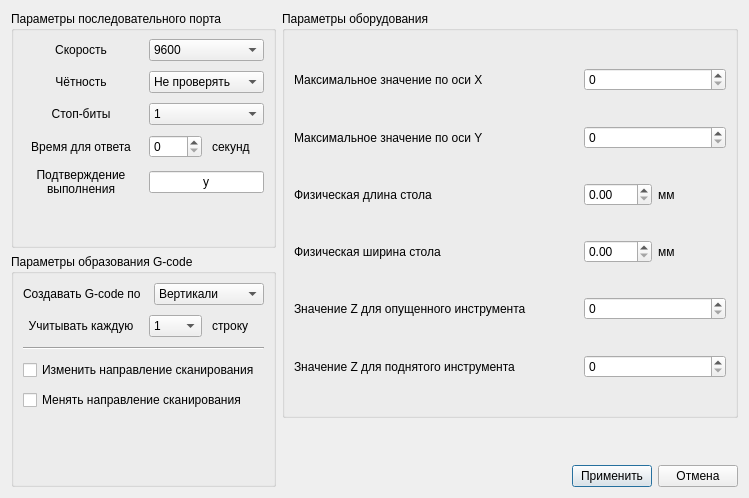
<?xml version="1.0" encoding="UTF-8"?>
<ui version="4.0">
 <class>Settings</class>
 <widget class="QDialog" name="Settings">
  <property name="geometry">
   <rect>
    <x>0</x>
    <y>0</y>
    <width>749</width>
    <height>498</height>
   </rect>
  </property>
  <property name="minimumSize">
   <size>
    <width>600</width>
    <height>450</height>
   </size>
  </property>
  <property name="windowTitle">
   <string>Установки</string>
  </property>
  <layout class="QHBoxLayout" name="horizontalLayout_11" stretch="1,2">
   <item>
    <layout class="QVBoxLayout" name="verticalLayout_5" stretch="1,1">
     <item>
      <widget class="QGroupBox" name="groupBox">
       <property name="title">
        <string>Параметры последовательного порта</string>
       </property>
       <layout class="QVBoxLayout" name="verticalLayout">
        <property name="spacing">
         <number>10</number>
        </property>
        <property name="topMargin">
         <number>8</number>
        </property>
        <item>
         <layout class="QHBoxLayout" name="horizontalLayout_2">
          <item>
           <widget class="QLabel" name="label">
            <property name="text">
             <string>Скорость</string>
            </property>
            <property name="alignment">
             <set>Qt::AlignCenter</set>
            </property>
           </widget>
          </item>
          <item>
           <widget class="QComboBox" name="comboBox">
            <property name="sizePolicy">
             <sizepolicy hsizetype="Preferred" vsizetype="Fixed">
              <horstretch>0</horstretch>
              <verstretch>0</verstretch>
             </sizepolicy>
            </property>
            <item>
             <property name="text">
              <string>9600</string>
             </property>
            </item>
            <item>
             <property name="text">
              <string>4800</string>
             </property>
            </item>
            <item>
             <property name="text">
              <string>2400</string>
             </property>
            </item>
            <item>
             <property name="text">
              <string>1200</string>
             </property>
            </item>
           </widget>
          </item>
         </layout>
        </item>
        <item>
         <layout class="QHBoxLayout" name="horizontalLayout">
          <item>
           <widget class="QLabel" name="label_2">
            <property name="text">
             <string>Чётность</string>
            </property>
            <property name="alignment">
             <set>Qt::AlignCenter</set>
            </property>
           </widget>
          </item>
          <item>
           <widget class="QComboBox" name="comboBox_2">
            <property name="sizePolicy">
             <sizepolicy hsizetype="Preferred" vsizetype="Fixed">
              <horstretch>0</horstretch>
              <verstretch>0</verstretch>
             </sizepolicy>
            </property>
            <item>
             <property name="text">
              <string>Не проверять</string>
             </property>
            </item>
            <item>
             <property name="text">
              <string>Проверять</string>
             </property>
            </item>
           </widget>
          </item>
         </layout>
        </item>
        <item>
         <layout class="QHBoxLayout" name="horizontalLayout_3">
          <item>
           <widget class="QLabel" name="label_3">
            <property name="text">
             <string>Стоп-биты</string>
            </property>
            <property name="alignment">
             <set>Qt::AlignCenter</set>
            </property>
           </widget>
          </item>
          <item>
           <widget class="QComboBox" name="comboBox_3">
            <property name="sizePolicy">
             <sizepolicy hsizetype="Preferred" vsizetype="Fixed">
              <horstretch>0</horstretch>
              <verstretch>0</verstretch>
             </sizepolicy>
            </property>
            <item>
             <property name="text">
              <string>1</string>
             </property>
            </item>
            <item>
             <property name="text">
              <string>2</string>
             </property>
            </item>
           </widget>
          </item>
         </layout>
        </item>
        <item>
         <layout class="QHBoxLayout" name="horizontalLayout_9" stretch="1,1">
          <item>
           <widget class="QLabel" name="label_6">
            <property name="text">
             <string>Время для ответа</string>
            </property>
            <property name="alignment">
             <set>Qt::AlignCenter</set>
            </property>
           </widget>
          </item>
          <item>
           <layout class="QHBoxLayout" name="horizontalLayout_13">
            <item>
             <widget class="QSpinBox" name="spinBox_5"/>
            </item>
            <item>
             <widget class="QLabel" name="label_7">
              <property name="text">
               <string>секунд</string>
              </property>
             </widget>
            </item>
           </layout>
          </item>
         </layout>
        </item>
        <item>
         <layout class="QHBoxLayout" name="horizontalLayout_10" stretch="1,1">
          <item>
           <widget class="QLabel" name="label_10">
            <property name="text">
             <string>Подтверждение выполнения</string>
            </property>
            <property name="alignment">
             <set>Qt::AlignCenter</set>
            </property>
            <property name="wordWrap">
             <bool>true</bool>
            </property>
           </widget>
          </item>
          <item>
           <widget class="QLineEdit" name="lineEdit">
            <property name="text">
             <string>y</string>
            </property>
            <property name="alignment">
             <set>Qt::AlignCenter</set>
            </property>
           </widget>
          </item>
         </layout>
        </item>
        <item>
         <spacer name="verticalSpacer_2">
          <property name="orientation">
           <enum>Qt::Vertical</enum>
          </property>
          <property name="sizeHint" stdset="0">
           <size>
            <width>20</width>
            <height>40</height>
           </size>
          </property>
         </spacer>
        </item>
       </layout>
      </widget>
     </item>
     <item>
      <widget class="QGroupBox" name="groupBox_3">
       <property name="title">
        <string>Параметры образования G-code</string>
       </property>
       <layout class="QVBoxLayout" name="verticalLayout_4">
        <property name="spacing">
         <number>10</number>
        </property>
        <item>
         <layout class="QHBoxLayout" name="horizontalLayout_12" stretch="1,1">
          <item>
           <widget class="QLabel" name="label_13">
            <property name="text">
             <string>Создавать G-code по </string>
            </property>
            <property name="alignment">
             <set>Qt::AlignCenter</set>
            </property>
           </widget>
          </item>
          <item>
           <widget class="QComboBox" name="comboBox_4">
            <property name="minimumSize">
             <size>
              <width>110</width>
              <height>0</height>
             </size>
            </property>
            <item>
             <property name="text">
              <string>Вертикали</string>
             </property>
            </item>
            <item>
             <property name="text">
              <string>Горизонтали</string>
             </property>
            </item>
           </widget>
          </item>
         </layout>
        </item>
        <item>
         <layout class="QHBoxLayout" name="horizontalLayout_14" stretch="1,1">
          <item>
           <widget class="QLabel" name="label_16">
            <property name="text">
             <string>Учитывать каждую</string>
            </property>
            <property name="alignment">
             <set>Qt::AlignCenter</set>
            </property>
           </widget>
          </item>
          <item>
           <layout class="QHBoxLayout" name="horizontalLayout_15">
            <item>
             <widget class="QComboBox" name="comboBox_6">
              <item>
               <property name="text">
                <string>1</string>
               </property>
              </item>
              <item>
               <property name="text">
                <string>2</string>
               </property>
              </item>
              <item>
               <property name="text">
                <string>3</string>
               </property>
              </item>
              <item>
               <property name="text">
                <string>4</string>
               </property>
              </item>
             </widget>
            </item>
            <item>
             <widget class="QLabel" name="label_17">
              <property name="text">
               <string>строку</string>
              </property>
             </widget>
            </item>
           </layout>
          </item>
         </layout>
        </item>
        <item>
         <widget class="Line" name="line">
          <property name="orientation">
           <enum>Qt::Horizontal</enum>
          </property>
         </widget>
        </item>
        <item>
         <widget class="QCheckBox" name="checkBox">
          <property name="text">
           <string>Изменить направление сканирования</string>
          </property>
         </widget>
        </item>
        <item>
         <widget class="QCheckBox" name="checkBox_2">
          <property name="text">
           <string>Менять направление сканирования</string>
          </property>
         </widget>
        </item>
        <item>
         <spacer name="verticalSpacer">
          <property name="orientation">
           <enum>Qt::Vertical</enum>
          </property>
          <property name="sizeHint" stdset="0">
           <size>
            <width>20</width>
            <height>40</height>
           </size>
          </property>
         </spacer>
        </item>
       </layout>
      </widget>
     </item>
    </layout>
   </item>
   <item>
    <layout class="QVBoxLayout" name="verticalLayout_6" stretch="10,1,0">
     <item>
      <widget class="QGroupBox" name="groupBox_2">
       <property name="title">
        <string>Параметры оборудования</string>
       </property>
       <layout class="QVBoxLayout" name="verticalLayout_2">
        <item>
         <spacer name="verticalSpacer_3">
          <property name="orientation">
           <enum>Qt::Vertical</enum>
          </property>
          <property name="sizeHint" stdset="0">
           <size>
            <width>20</width>
            <height>40</height>
           </size>
          </property>
         </spacer>
        </item>
        <item>
         <layout class="QHBoxLayout" name="horizontalLayout_5" stretch="2,1">
          <item>
           <widget class="QLabel" name="label_8">
            <property name="text">
             <string>Максимальное значение по оси X</string>
            </property>
            <property name="alignment">
             <set>Qt::AlignLeading|Qt::AlignLeft|Qt::AlignVCenter</set>
            </property>
           </widget>
          </item>
          <item>
           <widget class="QSpinBox" name="spinBox">
            <property name="minimum">
             <number>0</number>
            </property>
            <property name="maximum">
             <number>10000</number>
            </property>
           </widget>
          </item>
         </layout>
        </item>
        <item>
         <spacer name="verticalSpacer_4">
          <property name="orientation">
           <enum>Qt::Vertical</enum>
          </property>
          <property name="sizeHint" stdset="0">
           <size>
            <width>20</width>
            <height>40</height>
           </size>
          </property>
         </spacer>
        </item>
        <item>
         <layout class="QHBoxLayout" name="horizontalLayout_6" stretch="2,1">
          <item>
           <widget class="QLabel" name="label_9">
            <property name="text">
             <string>Максимальное значение по оси Y</string>
            </property>
           </widget>
          </item>
          <item>
           <widget class="QSpinBox" name="spinBox_2">
            <property name="minimum">
             <number>0</number>
            </property>
            <property name="maximum">
             <number>10000</number>
            </property>
           </widget>
          </item>
         </layout>
        </item>
        <item>
         <spacer name="verticalSpacer_5">
          <property name="orientation">
           <enum>Qt::Vertical</enum>
          </property>
          <property name="sizeHint" stdset="0">
           <size>
            <width>20</width>
            <height>40</height>
           </size>
          </property>
         </spacer>
        </item>
        <item>
         <layout class="QHBoxLayout" name="horizontalLayout_16" stretch="2,1">
          <item>
           <widget class="QLabel" name="label_11">
            <property name="text">
             <string>Физическая длина стола</string>
            </property>
           </widget>
          </item>
          <item>
           <layout class="QHBoxLayout" name="horizontalLayout_17">
            <item>
             <widget class="QDoubleSpinBox" name="doubleSpinBox"/>
            </item>
            <item>
             <widget class="QLabel" name="label_12">
              <property name="text">
               <string>мм</string>
              </property>
             </widget>
            </item>
           </layout>
          </item>
         </layout>
        </item>
        <item>
         <spacer name="verticalSpacer_6">
          <property name="orientation">
           <enum>Qt::Vertical</enum>
          </property>
          <property name="sizeHint" stdset="0">
           <size>
            <width>20</width>
            <height>40</height>
           </size>
          </property>
         </spacer>
        </item>
        <item>
         <layout class="QHBoxLayout" name="horizontalLayout_18" stretch="2,1">
          <item>
           <widget class="QLabel" name="label_14">
            <property name="text">
             <string>Физическая ширина стола</string>
            </property>
           </widget>
          </item>
          <item>
           <layout class="QHBoxLayout" name="horizontalLayout_19">
            <item>
             <widget class="QDoubleSpinBox" name="doubleSpinBox_2"/>
            </item>
            <item>
             <widget class="QLabel" name="label_15">
              <property name="text">
               <string>мм</string>
              </property>
             </widget>
            </item>
           </layout>
          </item>
         </layout>
        </item>
        <item>
         <spacer name="verticalSpacer_8">
          <property name="orientation">
           <enum>Qt::Vertical</enum>
          </property>
          <property name="sizeHint" stdset="0">
           <size>
            <width>20</width>
            <height>40</height>
           </size>
          </property>
         </spacer>
        </item>
        <item>
         <layout class="QHBoxLayout" name="horizontalLayout_4" stretch="2,1">
          <item>
           <widget class="QLabel" name="label_4">
            <property name="text">
             <string>Значение Z для опущенного инструмента</string>
            </property>
           </widget>
          </item>
          <item>
           <widget class="QSpinBox" name="spinBox_3">
            <property name="minimum">
             <number>0</number>
            </property>
            <property name="maximum">
             <number>10000</number>
            </property>
           </widget>
          </item>
         </layout>
        </item>
        <item>
         <spacer name="verticalSpacer_9">
          <property name="orientation">
           <enum>Qt::Vertical</enum>
          </property>
          <property name="sizeHint" stdset="0">
           <size>
            <width>20</width>
            <height>40</height>
           </size>
          </property>
         </spacer>
        </item>
        <item>
         <layout class="QHBoxLayout" name="horizontalLayout_8" stretch="2,1">
          <item>
           <widget class="QLabel" name="label_5">
            <property name="text">
             <string>Значение Z для поднятого инструмента</string>
            </property>
           </widget>
          </item>
          <item>
           <widget class="QSpinBox" name="spinBox_4">
            <property name="minimum">
             <number>0</number>
            </property>
            <property name="maximum">
             <number>10000</number>
            </property>
           </widget>
          </item>
         </layout>
        </item>
        <item>
         <spacer name="verticalSpacer_10">
          <property name="orientation">
           <enum>Qt::Vertical</enum>
          </property>
          <property name="sizeHint" stdset="0">
           <size>
            <width>20</width>
            <height>40</height>
           </size>
          </property>
         </spacer>
        </item>
       </layout>
      </widget>
     </item>
     <item>
      <spacer name="verticalSpacer_7">
       <property name="orientation">
        <enum>Qt::Vertical</enum>
       </property>
       <property name="sizeHint" stdset="0">
        <size>
         <width>20</width>
         <height>40</height>
        </size>
       </property>
      </spacer>
     </item>
     <item>
      <layout class="QHBoxLayout" name="horizontalLayout_7">
       <item>
        <spacer name="horizontalSpacer_8">
         <property name="orientation">
          <enum>Qt::Horizontal</enum>
         </property>
         <property name="sizeHint" stdset="0">
          <size>
           <width>40</width>
           <height>20</height>
          </size>
         </property>
        </spacer>
       </item>
       <item>
        <widget class="QPushButton" name="pushButton">
         <property name="enabled">
          <bool>true</bool>
         </property>
         <property name="text">
          <string>Применить</string>
         </property>
         <property name="default">
          <bool>true</bool>
         </property>
         <property name="flat">
          <bool>false</bool>
         </property>
        </widget>
       </item>
       <item>
        <widget class="QPushButton" name="pushButton_2">
         <property name="text">
          <string>Отмена</string>
         </property>
        </widget>
       </item>
      </layout>
     </item>
    </layout>
   </item>
  </layout>
 </widget>
 <resources/>
 <connections/>
</ui>
